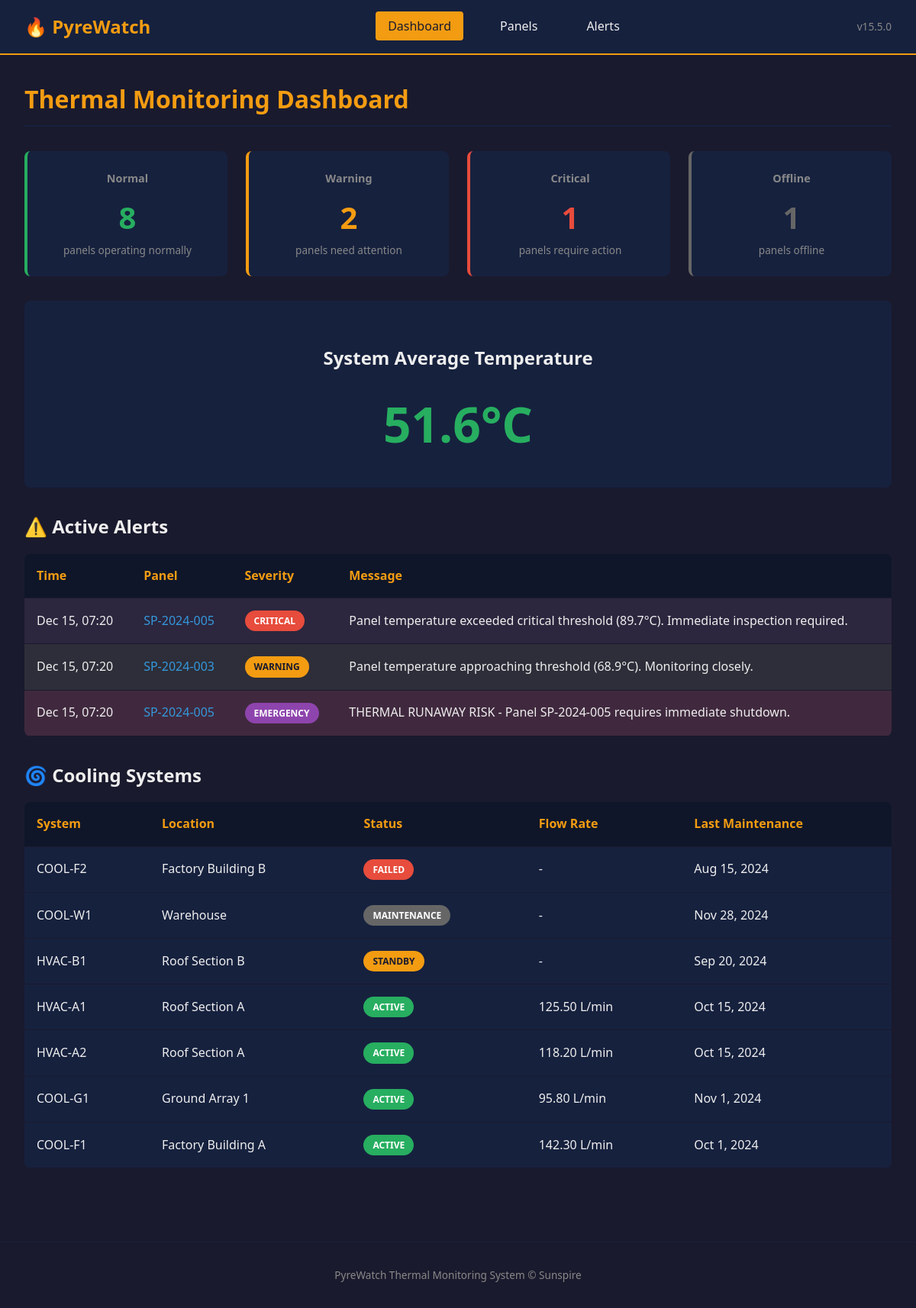
The page / on the database its author committed.
### tables this page shows
CREATE TABLE alerts (
    alert_id INT PRIMARY KEY AUTO_INCREMENT,
    panel_id INT,
    timestamp TIMESTAMP DEFAULT CURRENT_TIMESTAMP,
    severity ENUM('info', 'warning', 'critical', 'emergency') DEFAULT 'info',
    message TEXT,
    acknowledged BOOLEAN DEFAULT FALSE,
    FOREIGN KEY (panel_id) REFERENCES panels(panel_id)
);

CREATE TABLE panels (
    panel_id INT PRIMARY KEY AUTO_INCREMENT,
    serial_number VARCHAR(50) NOT NULL,
    location VARCHAR(200),
    install_date DATE,
    current_temp DECIMAL(5,2),
    threshold_temp DECIMAL(5,2) DEFAULT 85.00,
    status ENUM('normal', 'warning', 'critical', 'offline') DEFAULT 'normal',
    last_updated TIMESTAMP DEFAULT CURRENT_TIMESTAMP ON UPDATE CURRENT_TIMESTAMP
);

CREATE TABLE cooling_systems (
    system_id INT PRIMARY KEY AUTO_INCREMENT,
    name VARCHAR(100),
    location VARCHAR(200),
    status ENUM('active', 'standby', 'maintenance', 'failed') DEFAULT 'active',
    flow_rate DECIMAL(10,2),
    last_maintenance DATE
);

### index.php (the view, shortened to what this page needs)
<?php
$conn = getDbConnection();
$stats = $conn->query("
    SELECT
        COUNT(*) as total,
        SUM(CASE WHEN status = 'normal' THEN 1 ELSE 0 END) as normal,
        SUM(CASE WHEN status = 'warning' THEN 1 ELSE 0 END) as warning,
        SUM(CASE WHEN status = 'critical' THEN 1 ELSE 0 END) as critical,
        SUM(CASE WHEN status = 'offline' THEN 1 ELSE 0 END) as offline,
        AVG(current_temp) as avg_temp
    FROM panels
")->fetch_assoc();
$alerts = $conn->query("
    SELECT a.*, p.serial_number
    FROM alerts a
    JOIN panels p ON a.panel_id = p.panel_id
    WHERE a.acknowledged = FALSE
    ORDER BY a.timestamp DESC
    LIMIT 5
");
$cooling = $conn->query("
    SELECT * FROM cooling_systems ORDER BY status DESC
");
?>
<!DOCTYPE html>
<html lang="en">
<head>
    <link rel="stylesheet" href="style.css">
</head>
<body>
    <nav class="navbar">
        <div class="nav-brand">🔥 <?php echo SITE_NAME; ?></div>
        <ul class="nav-links">
            <li><a href="index.php" class="active">Dashboard</a></li>
            <li><a href="panels.php">Panels</a></li>
            <li><a href="alerts.php">Alerts</a></li>
        </ul>
        <div class="nav-info">
            <span class="version">v<?php echo SITE_VERSION; ?></span>
        </div>
    </nav>
    <main class="container">
        <h1>Thermal Monitoring Dashboard</h1>
        <section class="status-grid">
            <div class="status-card normal">
                <h3>Normal</h3>
                <span class="count"><?php echo $stats['normal']; ?></span>
                <p>panels operating normally</p>
            </div>
            <div class="status-card warning">
                <h3>Warning</h3>
                <span class="count"><?php echo $stats['warning']; ?></span>
                <p>panels need attention</p>
            </div>
            <div class="status-card critical">
                <h3>Critical</h3>
                <span class="count"><?php echo $stats['critical']; ?></span>
                <p>panels require action</p>
            </div>
            <div class="status-card offline">
                <h3>Offline</h3>
                <span class="count"><?php echo $stats['offline']; ?></span>
                <p>panels offline</p>
            </div>
        </section>
        <section class="temp-display">
            <h2>System Average Temperature</h2>
            <div class="temp-value <?php echo $stats['avg_temp'] > TEMP_WARNING ? 'warn' : ''; ?>">
                <?php echo number_format($stats['avg_temp'], 1); ?>°C
            </div>
        </section>
        <section class="alerts-panel">
            <h2>⚠️ Active Alerts</h2>
            <?php if ($alerts->num_rows > 0): ?>
            <table class="data-table">
                <thead>
                    <tr>
                        <th>Time</th>
                        <th>Panel</th>
                        <th>Severity</th>
                        <th>Message</th>
                    </tr>
                </thead>
                <tbody>
                    <?php while ($alert = $alerts->fetch_assoc()): ?>
                    <tr class="severity-<?php echo $alert['severity']; ?>">
                        <td><?php echo date('M j, H:i', strtotime($alert['timestamp'])); ?></td>
                        <td><a href="panels.php?id=<?php echo $alert['panel_id']; ?>"><?php echo htmlspecialchars($alert['serial_number']); ?></a></td>
                        <td><span class="badge <?php echo $alert['severity']; ?>"><?php echo strtoupper($alert['severity']); ?></span></td>
                        <td><?php echo htmlspecialchars($alert['message']); ?></td>
                    </tr>
                    <?php endwhile; ?>
                </tbody>
            </table>
            <?php else: ?>
            <p class="no-data">No active alerts. All systems nominal.</p>
            <?php endif; ?>
        </section>
        <section class="cooling-panel">
            <h2>🌀 Cooling Systems</h2>
            <table class="data-table">
                <thead>
                    <tr>
                        <th>System</th>
                        <th>Location</th>
                        <th>Status</th>
                        <th>Flow Rate</th>
                        <th>Last Maintenance</th>
                    </tr>
                </thead>
                <tbody>
                    <?php while ($system = $cooling->fetch_assoc()): ?>
                    <tr>
                        <td><?php echo htmlspecialchars($system['name']); ?></td>
                        <td><?php echo htmlspecialchars($system['location']); ?></td>
                        <td><span class="badge status-<?php echo $system['status']; ?>"><?php echo strtoupper($system['status']); ?></span></td>
                        <td><?php echo $system['flow_rate'] > 0 ? $system['flow_rate'] . ' L/min' : '-'; ?></td>
                        <td><?php echo date('M j, Y', strtotime($system['last_maintenance'])); ?></td>
                    </tr>
                    <?php endwhile; ?>
                </tbody>
            </table>
        </section>
    </main>
    <footer>
        <p>PyreWatch Thermal Monitoring System &copy; Sunspire</p>
    </footer>
</body>
</html>

### style.css (style rules this page uses)
:root { --bg-dark: #1a1a2e; --bg-card: #16213e; --bg-input: #0f1629; --text-primary: #eee; --text-secondary: #888; --accent-orange: #f39c12; --accent-red: #e74c3c; --accent-green: #27ae60; --accent-blue: #3498db; --status-normal: #27ae60; --status-warning: #f39c12; --status-critical: #e74c3c; --status-offline: #666; }
* { margin: 0; padding: 0; box-sizing: border-box; }
body { font-family: 'Segoe UI', Tahoma, Geneva, Verdana, sans-serif; background: var(--bg-dark); color: var(--text-primary); line-height: 1.6; min-height: 100vh; }
.navbar { background: var(--bg-card); padding: 1rem 2rem; display: flex; align-items: center; justify-content: space-between; border-bottom: 2px solid var(--accent-orange); }
.nav-brand { font-size: 1.5rem; font-weight: bold; color: var(--accent-orange); }
.nav-links { display: flex; list-style: none; gap: 2rem; }
.nav-links a { color: var(--text-primary); text-decoration: none; padding: 0.5rem 1rem; border-radius: 4px; transition: background 0.3s; }
.nav-links a:hover, .nav-links a.active { background: var(--accent-orange); color: var(--bg-dark); }
.nav-info .version { color: var(--text-secondary); font-size: 0.85rem; }
.container { max-width: 1400px; margin: 0 auto; padding: 2rem; }
h1 { color: var(--accent-orange); margin-bottom: 2rem; padding-bottom: 0.5rem; border-bottom: 2px solid var(--bg-card); }
h2 { color: var(--text-primary); margin: 1.5rem 0 1rem; }
.status-grid { display: grid; grid-template-columns: repeat(auto-fit, minmax(200px, 1fr)); gap: 1.5rem; margin-bottom: 2rem; }
.status-card { background: var(--bg-card); padding: 1.5rem; border-radius: 8px; text-align: center; border-left: 4px solid var(--text-secondary); }
.status-card.normal { border-left-color: var(--status-normal); }
.status-card.warning { border-left-color: var(--status-warning); }
.status-card.critical { border-left-color: var(--status-critical); }
.status-card.offline { border-left-color: var(--status-offline); }
.status-card h3 { font-size: 0.9rem; color: var(--text-secondary); margin-bottom: 0.5rem; }
.status-card .count { font-size: 2.5rem; font-weight: bold; display: block; }
.status-card.normal .count { color: var(--status-normal); }
.status-card.warning .count { color: var(--status-warning); }
.status-card.critical .count { color: var(--status-critical); }
.status-card.offline .count { color: var(--status-offline); }
.status-card p { font-size: 0.85rem; color: var(--text-secondary); }
.temp-display { background: var(--bg-card); padding: 2rem; border-radius: 8px; text-align: center; margin-bottom: 2rem; }
.temp-value { font-size: 4rem; font-weight: bold; color: var(--status-normal); }
.data-table { width: 100%; border-collapse: collapse; background: var(--bg-card); border-radius: 8px; overflow: hidden; }
.data-table th, .data-table td { padding: 1rem; text-align: left; border-bottom: 1px solid var(--bg-dark); }
.data-table th { background: var(--bg-input); color: var(--accent-orange); font-weight: 600; }
.data-table a { color: var(--accent-blue); text-decoration: none; }
.data-table .critical { color: var(--status-critical); font-weight: bold; }
.severity-emergency { background: rgba(231, 76, 60, 0.2) !important; }
.severity-critical { background: rgba(231, 76, 60, 0.1) !important; }
.severity-warning { background: rgba(243, 156, 18, 0.1) !important; }
.badge { display: inline-block; padding: 0.25rem 0.75rem; border-radius: 20px; font-size: 0.75rem; font-weight: bold; text-transform: uppercase; }
.badge.warning { background: var(--status-warning); color: var(--bg-dark); }
.badge.critical { background: var(--status-critical); color: white; }
.badge.emergency { background: #8e44ad; color: white; }
.badge.status-normal, .badge.status-active { background: var(--status-normal); color: white; }
.badge.status-warning, .badge.status-standby { background: var(--status-warning); color: var(--bg-dark); }
.badge.status-critical, .badge.status-failed { background: var(--status-critical); color: white; }
.badge.status-offline, .badge.status-maintenance { background: var(--status-offline); color: white; }
section { margin-bottom: 2rem; }
footer { text-align: center; padding: 2rem; color: var(--text-secondary); font-size: 0.85rem; border-top: 1px solid var(--bg-card); margin-top: 2rem; }

### rows shown on the page
alerts: timestamp "Dec 15, 07:20", panel.serial_number "SP-2024-005", severity "CRITICAL", message "Panel temperature exceeded critical threshold (89.7°C). Immediate inspection required."
alerts: timestamp "Dec 15, 07:20", panel.serial_number "SP-2024-003", severity "WARNING", message "Panel temperature approaching threshold (68.9°C). Monitoring closely."
alerts: timestamp "Dec 15, 07:20", panel.serial_number "SP-2024-005", severity "EMERGENCY", message "THERMAL RUNAWAY RISK - Panel SP-2024-005 requires immediate shutdown."
cooling_systems: name "COOL-F2", location "Factory Building B", status "FAILED", last_maintenance "Aug 15, 2024"
cooling_systems: name "COOL-W1", location "Warehouse", status "MAINTENANCE", last_maintenance "Nov 28, 2024"
cooling_systems: name "HVAC-B1", location "Roof Section B", status "STANDBY", last_maintenance "Sep 20, 2024"
cooling_systems: name "HVAC-A1", location "Roof Section A", status "ACTIVE", flow_rate "125.50", last_maintenance "Oct 15, 2024"
cooling_systems: name "HVAC-A2", location "Roof Section A", status "ACTIVE", flow_rate "118.20", last_maintenance "Oct 15, 2024"
cooling_systems: name "COOL-G1", location "Ground Array 1", status "ACTIVE", flow_rate "95.80", last_maintenance "Nov 1, 2024"
cooling_systems: name "COOL-F1", location "Factory Building A", status "ACTIVE", flow_rate "142.30", last_maintenance "Oct 1, 2024"

### other values the page prints
SITE_NAME "PyreWatch"
SITE_VERSION "15.5.0"
$stats['normal'] "8"
$stats['warning'] "2"
$stats['critical'] "1"
$stats['offline'] "1"
$stats['avg_temp'] "51.6"
